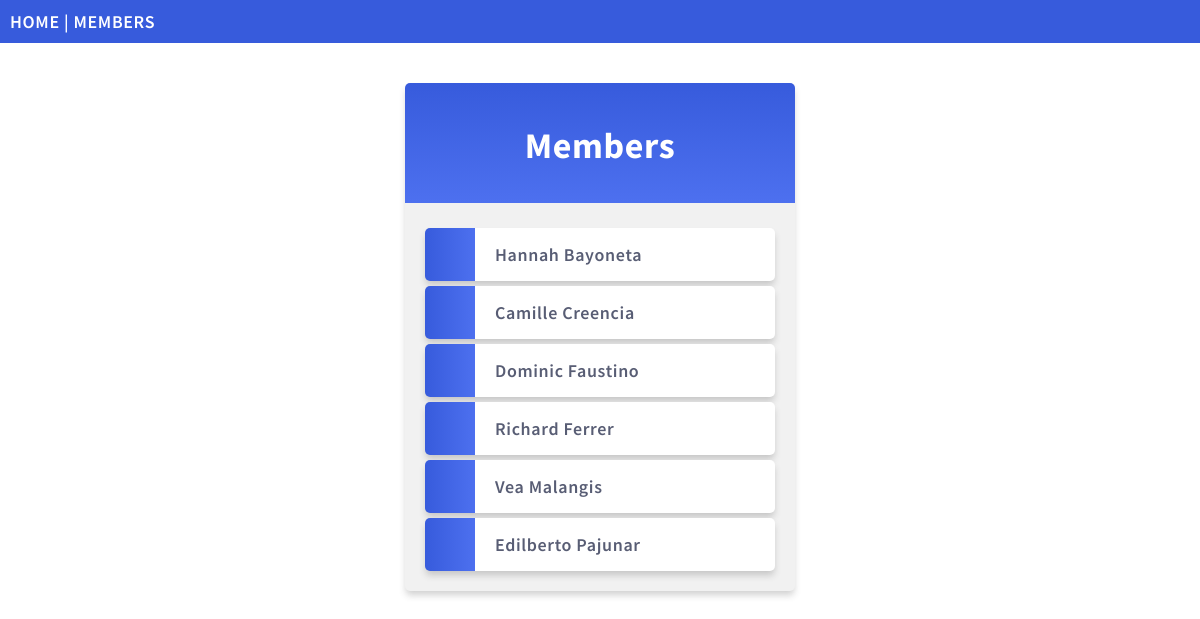
The page /members/ on the database its author committed.
### members/models.py (models this page shows, shortened)
class Member(models.Model):
    firstname = models.CharField(max_length=255)
    lastname = models.CharField(max_length=255)
    phone = models.IntegerField(null=True)
    joined_date = models.DateField(null=True)

### members/views.py (the view)
# urls.py: path('members/', views.members, name='members'),
def members(request):
    mymembers = Member.objects.all().order_by('lastname').values()
    template = loader.get_template('all_members.html')
    context = {
        'mymembers': mymembers,
    }
    return HttpResponse(template.render(context, request))

### members/templates/all_members.html (shortened to what this page needs)
{% extends "master.html" %}
{% block content %}
  <div class="mycard">
    <h1>Members</h1>
    <ul>
      {% for x in mymembers %}
        <li onclick="window.location = 'details/{{ x.id }}'">{{ x.firstname }} {{ x.lastname }}</li>
      {% endfor %}
    </ul>
  </div>
{% endblock %}

### members/templates/master.html (shortened to what this page needs)
{% load static %}
<!DOCTYPE html>
<html>
<head>
  <link rel="stylesheet" href="{% static 'mystyles.css' %}">
</head>
<body>
<div class="topnav">
  <a href="/">HOME</a> |
  <a href="/members">MEMBERS</a>
</div>
{% block content %}
{% endblock %}
</body>
</html>

### mystaticfiles/mystyles.css (style rules this page uses)
body { margin:0; font: 600 18px 'Source Sans Pro', sans-serif; letter-spacing: 0.64px; color: #585d74; }
.topnav { background-color:#375BDC; color:#ffffff; padding:10px; }
.topnav a:link, .topnav a:visited { text-decoration: none; color: #ffffff; }
.mycard { background-color: #f1f1f1; background-image: linear-gradient(to bottom, #375BDC, #4D70EF); background-size: 100% 120px; background-repeat: no-repeat; margin: 40px auto; width: 350px; border-radius: 5px; box-shadow: 0 5px 7px -1px rgba(51, 51, 51, 0.23); padding: 20px; }
.mycard h1 { text-align: center; color:#ffffff; margin:20px 0 60px 0; }
ul { list-style-type: none; padding: 0; margin: 0; }
li { background-color: #ffffff; background-image: linear-gradient(to right, #375BDC, #4D70EF); background-size: 50px 60px; background-repeat: no-repeat; cursor: pointer; transition: transform .25s; border-radius: 5px; box-shadow: 0 5px 7px -1px rgba(51, 51, 51, 0.23); padding: 15px; padding-left: 70px; margin-top: 5px; }
a:link, a:visited { color: #375BDC; }

### rows shown on the page
Member: firstname "Hannah", lastname "Bayoneta"
Member: firstname "Camille", lastname "Creencia"
Member: firstname "Dominic", lastname "Faustino"
Member: firstname "Richard", lastname "Ferrer"
Member: firstname "Vea", lastname "Malangis"
Member: firstname "Edilberto", lastname "Pajunar"
